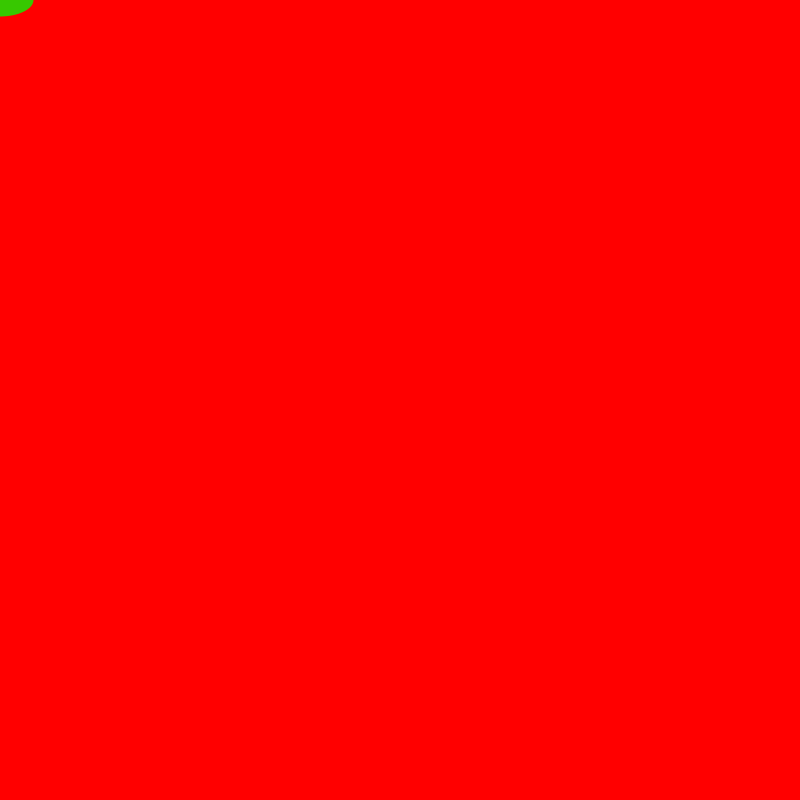
Frame 1 (no input)
Frame 60 (the mouse pressed at the canvas centre just before this capture): identical to frame 1, image omitted
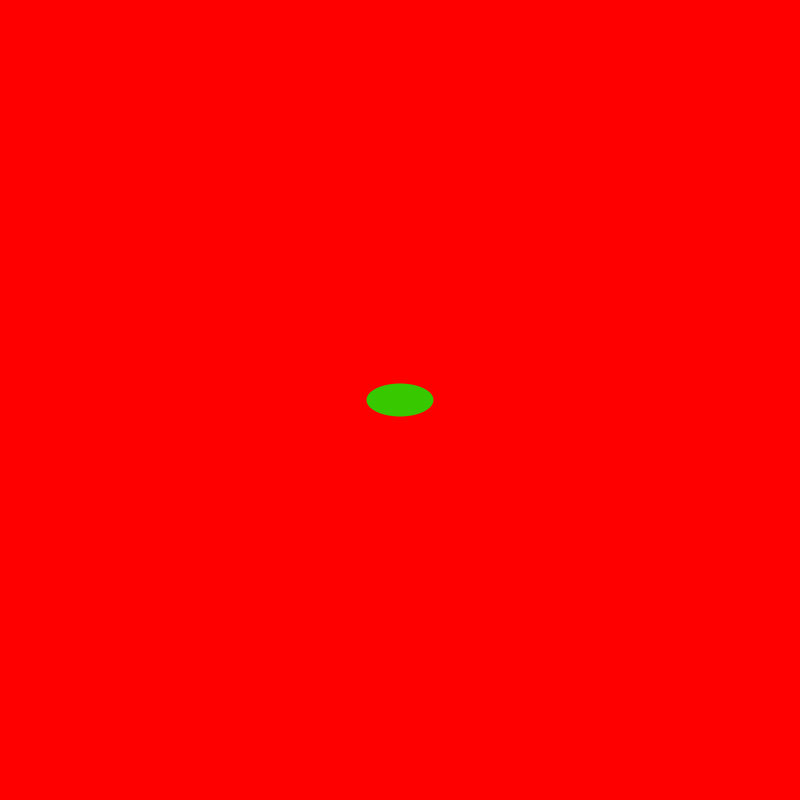
Frame 120 (the mouse held since frame 60 and released just before this capture)

The Processing sketch that drew these frames (run headless with seeded random() and noise(); from frame 60 on, the mouse is pressed at the canvas centre):

// Processing sketch: sketch_200730b
// ── sketch_200730b.pde

void setup() {
  size(800, 800);
  noStroke();
}
void draw() {
  background(255, 0, 0, 10);
  fill(0, 255, 0, 200);
  ellipse(mouseX, mouseY, 67, 33);
}
